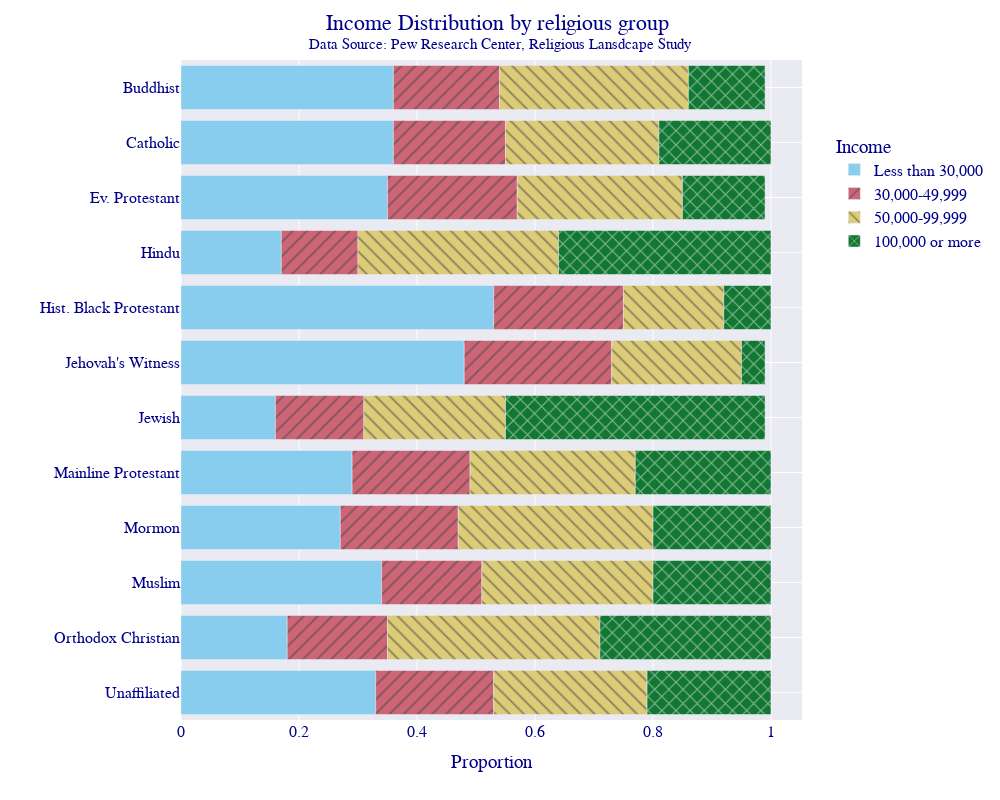

Notebook cell for this chart:
### Markdown cell above
## Exercise 1

Make your own version of the plot above. Here are some changes you should try:

* Change the font family - some common fonts to try:
  
        ["Arial",
        "Balto",
        "Courier New",
        "Droid Sans",
        "Droid Serif",
        "Droid Sans Mono",
        "Gravitas One",
        "Old Standard TT",
        "Open Sans",
        "Overpass",
        "PT Sans Narrow",
        "Raleway",
        "Times New Roman"]

* Move the legend to somewhere else.

* Change the template and the color.

* Advanced - look up how you can change the pattern_shape or pattern_shape_sequence.

### Code cell
fig = px.bar(DF_new,
             y='religion',
             x='proportion',
             color='income',
             color_discrete_sequence=px.colors.qualitative.Safe,
             pattern_shape = "income",
             category_orders={'income' : ['Less than 30,000', '30,000-49,999', '50,000-99,999', '100,000 or more']}
            )

fig.update_layout(template="seaborn",
                  title='Income Distribution by religious group <br><sup>Data Source: Pew Research Center, Religious Lansdcape Study</sup>',
                  title_x=0.5,
                  yaxis={'categoryorder': 'category descending'},
                  xaxis_title="Proportion",
                  yaxis_title="",
                  legend_title='Income',
                  legend={'orientation':"v",'yanchor':"bottom",'y':0.7, 'xanchor':"right",'x':1.3},
                  font={'family':"Times New Roman, monospace",'size':16,'color':"Darkblue"},
                  autosize=False,
                  width=1000,
                  height=800,
                 )

fig.show()

### Figure 1 — Plotly figure (JSON) as saved in the notebook; plotly's stock layout.template omitted (floating-point values rounded to 4 significant figures)
{"data": [{"alignmentgroup": "True", "hovertemplate": "income=Less than 30,000<br>proportion=%{x}<br>religion=%{y}<extra></extra>", "legendgroup": "Less than 30,000", "marker": {"color": "rgb(136, 204, 238)", "pattern": {"shape": ""}}, "name": "Less than 30,000", "offsetgroup": "Less than 30,000", "orientation": "h", "showlegend": true, "textposition": "auto", "type": "bar", "x": [0.36, 0.36, 0.35, 0.17, 0.53, 0.48, 0.16, 0.29, 0.27, 0.34, 0.18, 0.33], "xaxis": "x", "y": ["Buddhist", "Catholic", "Ev. Protestant", "Hindu", "Hist. Black Protestant", "Jehovah's Witness", "Jewish", "Mainline Protestant", "Mormon", "Muslim", "Orthodox Christian", "Unaffiliated"], "yaxis": "y"}, {"alignmentgroup": "True", "hovertemplate": "income=30,000-49,999<br>proportion=%{x}<br>religion=%{y}<extra></extra>", "legendgroup": "30,000-49,999", "marker": {"color": "rgb(204, 102, 119)", "pattern": {"shape": "/"}}, "name": "30,000-49,999", "offsetgroup": "30,000-49,999", "orientation": "h", "showlegend": true, "textposition": "auto", "type": "bar", "x": [0.18, 0.19, 0.22, 0.13, 0.22, 0.25, 0.15, 0.2, 0.2, 0.17, 0.17, 0.2], "xaxis": "x", "y": ["Buddhist", "Catholic", "Ev. Protestant", "Hindu", "Hist. Black Protestant", "Jehovah's Witness", "Jewish", "Mainline Protestant", "Mormon", "Muslim", "Orthodox Christian", "Unaffiliated"], "yaxis": "y"}, {"alignmentgroup": "True", "hovertemplate": "income=50,000-99,999<br>proportion=%{x}<br>religion=%{y}<extra></extra>", "legendgroup": "50,000-99,999", "marker": {"color": "rgb(221, 204, 119)", "pattern": {"shape": "\\"}}, "name": "50,000-99,999", "offsetgroup": "50,000-99,999", "orientation": "h", "showlegend": true, "textposition": "auto", "type": "bar", "x": [0.32, 0.26, 0.28, 0.34, 0.17, 0.22, 0.24, 0.28, 0.33, 0.29, 0.36, 0.26], "xaxis": "x", "y": ["Buddhist", "Catholic", "Ev. Protestant", "Hindu", "Hist. Black Protestant", "Jehovah's Witness", "Jewish", "Mainline Protestant", "Mormon", "Muslim", "Orthodox Christian", "Unaffiliated"], "yaxis": "y"}, {"alignmentgroup": "True", "hovertemplate": "income=100,000 or more<br>proportion=%{x}<br>religion=%{y}<extra></extra>", "legendgroup": "100,000 or more", "marker": {"color": "rgb(17, 119, 51)", "pattern": {"shape": "x"}}, "name": "100,000 or more", "offsetgroup": "100,000 or more", "orientation": "h", "showlegend": true, "textposition": "auto", "type": "bar", "x": [0.13, 0.19, 0.14, 0.36, 0.08, 0.04, 0.44, 0.23, 0.2, 0.2, 0.29, 0.21], "xaxis": "x", "y": ["Buddhist", "Catholic", "Ev. Protestant", "Hindu", "Hist. Black Protestant", "Jehovah's Witness", "Jewish", "Mainline Protestant", "Mormon", "Muslim", "Orthodox Christian", "Unaffiliated"], "yaxis": "y"}], "layout": {"autosize": false, "barmode": "relative", "font": {"color": "Darkblue", "family": "Times New Roman, monospace", "size": 16}, "height": 800, "legend": {"orientation": "v", "title": {"text": "Income"}, "tracegroupgap": 0, "x": 1.3, "xanchor": "right", "y": 0.7, "yanchor": "bottom"}, "margin": {"t": 60}, "title": {"text": "Income Distribution by religious group <br><sup>Data Source: Pew Research Center, Religious Lansdcape Study</sup>", "x": 0.5}, "width": 1000, "xaxis": {"anchor": "y", "autorange": true, "domain": [0, 1], "range": [0, 1.053], "title": {"text": "Proportion"}, "type": "linear"}, "yaxis": {"anchor": "x", "autorange": true, "categoryorder": "category descending", "domain": [0, 1], "range": [-0.5, 11.5], "title": {"text": ""}, "type": "category"}}}
